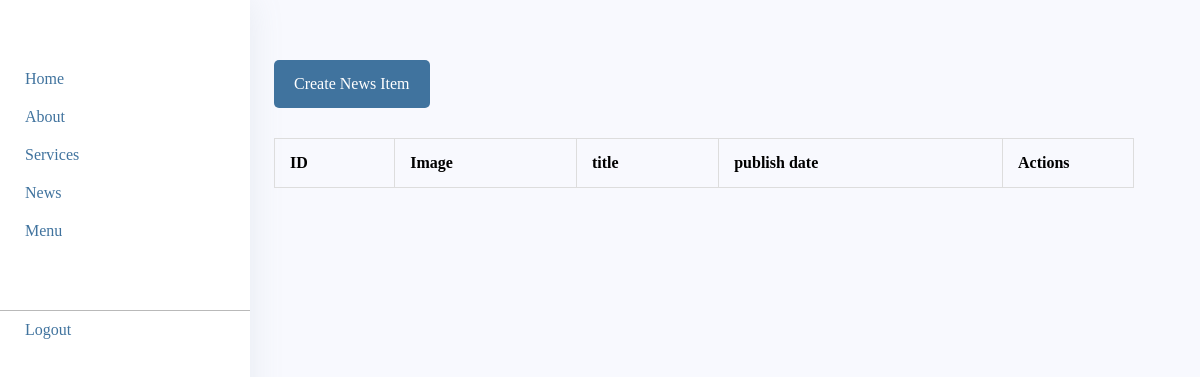
Before: /admin/?page=news (signed in) with the older database file.
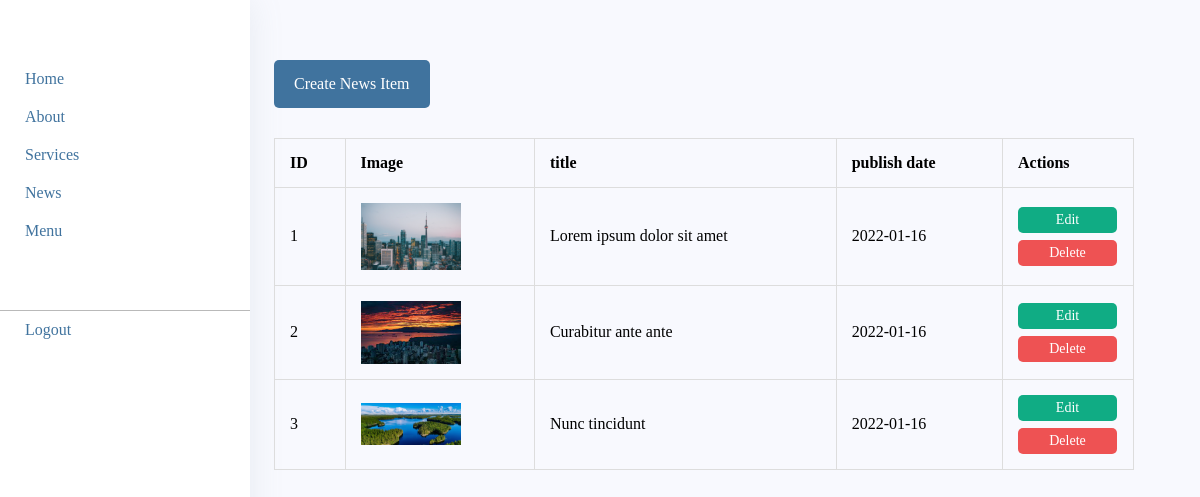
After: the same page with the newer database file.
### tables this page shows
CREATE TABLE `news` (
  `id` int(11) NOT NULL,
  `title` varchar(255) NOT NULL,
  `short_text` text NOT NULL,
  `text` text NOT NULL,
  `image` varchar(255) NOT NULL,
  `publish_date` date NOT NULL DEFAULT current_timestamp()
);

### helpers/Session.php (called while the page is built, shortened)
<?php
class Session{
    public static function get($key){
        return isset($_SESSION[$key]) ? $_SESSION[$key] : null;
    }
}

### config/AdminController.php (called while the page is built, shortened)
<?php
abstract Class AdminController{
    public $action;
    public function __construct($request){
        $this->action = isset($request['action']) && !empty($request['action']) ? $request['action']: "index";
    }
    public function renderView(){
        $this->{$this->action}();
        require_once "../views/admin/layout.php";
    }
}

### admin/index.php (called while the page is built, shortened)
<?php
require_once "../helpers/Session.php";
require_once "../config/AdminPage.php";
require_once '../config/Database.php';
require_once "../config/AdminController.php";
$adminPage = new AdminPage($_GET);

### config/Database.php (called while the page is built, shortened)
<?php
class Database{
    protected $host = DB_HOST;
    protected $username = DB_USER;
    protected $password = DB_PASS;
    protected $dbName = DB_NAME;
    public $pdo;
    public function connect(){
        try{
            $this->pdo = new PDO("mysql:host=" . $this->host . ";dbname=" . $this->dbName, $this->username, $this->password);
        }catch(Exception $e){
            print_r($e->getMessage());
        }
    }
    public function getData($tableName){
        $data = [];
        $query = "SELECT * FROM " . $tableName;
        $sql = $this->pdo->prepare($query);
        $sql->execute();
        while($row = $sql->fetch()){
            $data[] = $row;
        }
        return $data;
    }
}

### models/admin/News.php (called while the page is built, shortened)
<?php
class News extends Model{
    public function getAllNewsItems(){
        return $this->getData('news');
    }
}

### controllers/admin/NewsController.php (called while the page is built, shortened)
<?php
class NewsController extends AdminController{
    public function index(){
        $news = new News();
        $this->data['news'] = $news->getAllNewsItems();
    }
}

### views/admin/pages/news/index.php (the view)
<div>
    <a href="<?= HOST . 'admin/?page=news&action=create' ?>" class="btn">Create News Item</a>
</div>
<div class="table-container">
    <table>
    <tr>
        <th>ID</th>
        <th>Image</th>
        <th>title</th>
        <th>publish date</th>
        <th class="table-actions">Actions</th>
    </tr>
    <?php foreach($this->data['news'] as $key => $value): ?>
        <tr>
            <td><?= $value['id'] ?></td>
            <td>
                <img style="width: 100px" src="<?= HOST . "/assets/uploads/" . $value['image'] ?>">
            </td>
            <td><?= $value['title'] ?></td>
            <td><?= $value['publish_date'] ?></td>
            <td>
                <a class="btn-edit btn-action" href="<?= HOST . 'admin/?page=news&action=edit&id=' . $value['id']?>">Edit</a>
                <a class="btn-delete btn-action" data-id="<?= $value['id'] ?>" data-page="news">Delete</a>
            </td>
        </tr>
    <?php endforeach; ?>
    </table>
</div>

### config/AdminPage.php (shortened to what this page needs)
<?php
class AdminPage{
    public function __construct($request){
        if(Session::get('user_id') == NULL  ){
            $this->pageName = "login";
            $this->getController();
        }else{
            if($_SERVER['REQUEST_METHOD'] == "POST"){
                $this->getPostMethod($_POST['action']);
            }else{
                $this->getController();
            }
        }
    }
    public function getController(){
        $controller = new $controllerName($_GET);
        $controller->renderView();
    }
}

### views/admin/layout.php (shortened to what this page needs)
<html lang="en">
<head>
    <link rel="stylesheet" type="text/css" href="<?= HOST ?>/assets/admin/css/style.css">
</head>
<body>
<?php
include "common/header.php";
?>
<div class="main">
    <?php
        include "pages/" . $this->tpl . ".php";
    ?>
</div>
</body>
</html>

### views/admin/common/header.php
<aside>
    <header>
        <ul>
            <li>
                <a href="/oop-ug/admin">Home</a>
            </li>
            <li>
                <a href="/oop-ug/admin/?page=about">About</a>
            </li>
            <li>
                <a href="/oop-ug/admin/?page=services">Services</a>
            </li>
            <li>
                <a href="/oop-ug/admin/?page=news">News</a>
            </li>
            <li>
                <a href="/oop-ug/admin/?page=menu">Menu</a>
            </li>
            <li>
                <a href="/oop-ug/admin/logout.php">Logout</a>
            </li>
        </ul>
    </header>
</aside>

### assets/admin/css/style.css (style rules this page uses)
* { margin: 0; padding: 0; }
body { background-color: #f8f9fe; }
aside { width: 250px; height: 100vh; background: white; display: inline-block; box-shadow: 0 0 2rem 0 rgb(136 152 170 / 15%); }
header { text-align: center; margin-top: 60px; }
header ul li { padding: 10px 25px; text-align: left; list-style: none; }
header ul li a { color: #40739e; text-decoration: none; }
header ul li:last-child { border-top: 1px solid rgb(185, 185, 185); margin-top: 60px; }
.main { display: inline-block; width: calc(100% - 340px); vertical-align: top; padding: 60px 20px; }
.btn { padding: 15px 20px; background-color: #40739e; color: white; border: 0; border-radius: 5px; cursor: pointer; text-decoration: none; display: inline-block; }
table, td, th { border: 1px solid #ddd; text-align: left; }
table { border-collapse: collapse; width: 100%; }
th, td { padding: 15px; }
.table-container { margin-top: 30px; }
.table-actions { width: 100px; }
.btn-action { padding: 5px 7px; display: inline-block; background: #7f8fa6; border-radius: 5px; color: white; text-decoration: none; font-size: 14px; width: calc(100% - 15px); text-align: center; }
.btn-edit { background-color: #10ac84; margin-bottom: 7px; }
.btn-delete { cursor: pointer; background-color: #ee5253; }

Changed rows visible on the page:
added news: id "1", image (picture), title "Lorem ipsum dolor sit amet", publish_date "2022-01-16"
added news: id "2", image (picture), title "Curabitur ante ante", publish_date "2022-01-16"
added news: id "3", image (picture), title "Nunc tincidunt", publish_date "2022-01-16"
